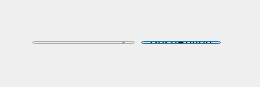
<?xml version="1.0" encoding="UTF-8"?>
<ui version="4.0">
 <class>StartDialog</class>
 <widget class="QDialog" name="StartDialog">
  <property name="geometry">
   <rect>
    <x>0</x>
    <y>0</y>
    <width>260</width>
    <height>87</height>
   </rect>
  </property>
  <property name="windowTitle">
   <string>StartDialog</string>
  </property>
  <widget class="QWidget" name="">
   <property name="geometry">
    <rect>
     <x>21</x>
     <y>30</y>
     <width>211</width>
     <height>25</height>
    </rect>
   </property>
   <layout class="QHBoxLayout" name="horizontalLayout">
    <item>
     <widget class="QComboBox" name="comboBox">
      <property name="sizePolicy">
       <sizepolicy hsizetype="Expanding" vsizetype="Fixed">
        <horstretch>0</horstretch>
        <verstretch>0</verstretch>
       </sizepolicy>
      </property>
     </widget>
    </item>
    <item>
     <widget class="QPushButton" name="pushButton">
      <property name="sizePolicy">
       <sizepolicy hsizetype="Fixed" vsizetype="Fixed">
        <horstretch>0</horstretch>
        <verstretch>0</verstretch>
       </sizepolicy>
      </property>
      <property name="text">
       <string>PushButton</string>
      </property>
     </widget>
    </item>
   </layout>
  </widget>
 </widget>
 <layoutdefault spacing="6" margin="11"/>
 <resources/>
 <connections/>
</ui>
